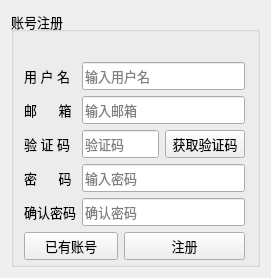
<?xml version="1.0" encoding="UTF-8"?>
<ui version="4.0">
 <class>Form</class>
 <widget class="QWidget" name="Form">
  <property name="geometry">
   <rect>
    <x>0</x>
    <y>0</y>
    <width>271</width>
    <height>273</height>
   </rect>
  </property>
  <property name="windowTitle">
   <string>用户注册</string>
  </property>
  <property name="windowIcon">
   <iconset theme="contact-new"/>
  </property>
  <layout class="QVBoxLayout" name="verticalLayout">
   <item>
    <widget class="QGroupBox" name="groupBox">
     <property name="font">
      <font>
       <pointsize>10</pointsize>
      </font>
     </property>
     <property name="autoFillBackground">
      <bool>false</bool>
     </property>
     <property name="title">
      <string>账号注册</string>
     </property>
     <layout class="QGridLayout" name="gridLayout">
      <property name="leftMargin">
       <number>10</number>
      </property>
      <property name="topMargin">
       <number>9</number>
      </property>
      <property name="rightMargin">
       <number>12</number>
      </property>
      <property name="bottomMargin">
       <number>4</number>
      </property>
      <item row="7" column="0" colspan="2">
       <widget class="QPushButton" name="pushButton_okAccount">
        <property name="minimumSize">
         <size>
          <width>0</width>
          <height>28</height>
         </size>
        </property>
        <property name="font">
         <font>
          <pointsize>10</pointsize>
         </font>
        </property>
        <property name="text">
         <string>已有账号</string>
        </property>
       </widget>
      </item>
      <item row="1" column="1" colspan="3">
       <widget class="QLineEdit" name="lineEdit_name">
        <property name="minimumSize">
         <size>
          <width>0</width>
          <height>28</height>
         </size>
        </property>
        <property name="text">
         <string/>
        </property>
        <property name="placeholderText">
         <string>输入用户名</string>
        </property>
       </widget>
      </item>
      <item row="2" column="1" colspan="3">
       <widget class="QLineEdit" name="lineEdit_email">
        <property name="minimumSize">
         <size>
          <width>0</width>
          <height>28</height>
         </size>
        </property>
        <property name="placeholderText">
         <string>输入邮箱</string>
        </property>
       </widget>
      </item>
      <item row="4" column="1" colspan="3">
       <widget class="QLineEdit" name="lineEdit_pwd">
        <property name="minimumSize">
         <size>
          <width>0</width>
          <height>28</height>
         </size>
        </property>
        <property name="echoMode">
         <enum>QLineEdit::EchoMode::Password</enum>
        </property>
        <property name="placeholderText">
         <string>输入密码</string>
        </property>
       </widget>
      </item>
      <item row="0" column="0" colspan="4">
       <widget class="QLabel" name="label_led">
        <property name="styleSheet">
         <string notr="true">color: rgb(255, 0, 127);</string>
        </property>
        <property name="text">
         <string/>
        </property>
       </widget>
      </item>
      <item row="3" column="3">
       <widget class="QPushButton" name="pushButton_get_vCode">
        <property name="minimumSize">
         <size>
          <width>0</width>
          <height>28</height>
         </size>
        </property>
        <property name="text">
         <string>获取验证码</string>
        </property>
       </widget>
      </item>
      <item row="1" column="0">
       <widget class="QLabel" name="label_5">
        <property name="text">
         <string>用 户 名</string>
        </property>
       </widget>
      </item>
      <item row="2" column="0">
       <widget class="QLabel" name="label">
        <property name="font">
         <font>
          <pointsize>10</pointsize>
         </font>
        </property>
        <property name="text">
         <string>邮      箱</string>
        </property>
       </widget>
      </item>
      <item row="3" column="1" colspan="2">
       <widget class="QLineEdit" name="lineEdit_Vcode">
        <property name="minimumSize">
         <size>
          <width>0</width>
          <height>28</height>
         </size>
        </property>
        <property name="placeholderText">
         <string>验证码</string>
        </property>
       </widget>
      </item>
      <item row="3" column="0">
       <widget class="QLabel" name="label_2">
        <property name="font">
         <font>
          <pointsize>10</pointsize>
         </font>
        </property>
        <property name="text">
         <string>验 证 码</string>
        </property>
       </widget>
      </item>
      <item row="7" column="2" colspan="2">
       <widget class="QPushButton" name="pushButton_register">
        <property name="minimumSize">
         <size>
          <width>0</width>
          <height>28</height>
         </size>
        </property>
        <property name="font">
         <font>
          <pointsize>10</pointsize>
         </font>
        </property>
        <property name="text">
         <string>注册</string>
        </property>
       </widget>
      </item>
      <item row="4" column="0">
       <widget class="QLabel" name="label_3">
        <property name="font">
         <font>
          <pointsize>10</pointsize>
         </font>
        </property>
        <property name="text">
         <string>密      码</string>
        </property>
       </widget>
      </item>
      <item row="5" column="1" colspan="3">
       <widget class="QLineEdit" name="lineEdit_pwd_ok">
        <property name="minimumSize">
         <size>
          <width>0</width>
          <height>28</height>
         </size>
        </property>
        <property name="echoMode">
         <enum>QLineEdit::EchoMode::Password</enum>
        </property>
        <property name="placeholderText">
         <string>确认密码</string>
        </property>
       </widget>
      </item>
      <item row="5" column="0">
       <widget class="QLabel" name="label_4">
        <property name="font">
         <font>
          <pointsize>10</pointsize>
         </font>
        </property>
        <property name="text">
         <string>确认密码</string>
        </property>
       </widget>
      </item>
      <item row="6" column="1">
       <spacer name="verticalSpacer">
        <property name="orientation">
         <enum>Qt::Orientation::Vertical</enum>
        </property>
        <property name="sizeHint" stdset="0">
         <size>
          <width>20</width>
          <height>40</height>
         </size>
        </property>
       </spacer>
      </item>
      <item row="6" column="2">
       <spacer name="verticalSpacer_2">
        <property name="orientation">
         <enum>Qt::Orientation::Vertical</enum>
        </property>
        <property name="sizeHint" stdset="0">
         <size>
          <width>20</width>
          <height>40</height>
         </size>
        </property>
       </spacer>
      </item>
     </layout>
    </widget>
   </item>
  </layout>
 </widget>
 <resources/>
 <connections/>
</ui>
